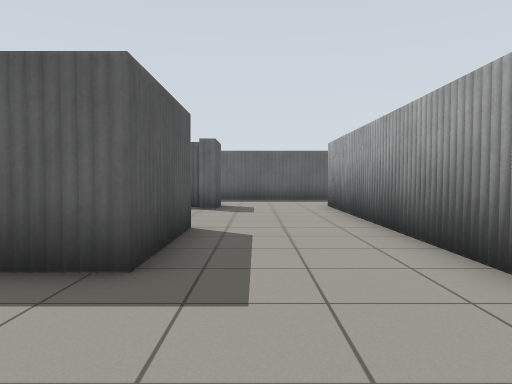
view 1 (above)

24 first-person views from a walk through a robot-simulator world made for Gazebo. The camera is 0.86 m above the floor, tilts 2° down and sees 70° across. The floor is counted in squares, 1 m on a side. Each view is taken from the middle of a square. On the plan, view 1 faces up. The plan holds only what a view shows up to about 12 squares ahead; the rest is blank.

view 2
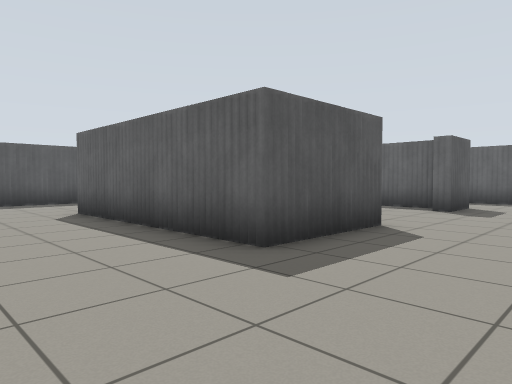

view 3
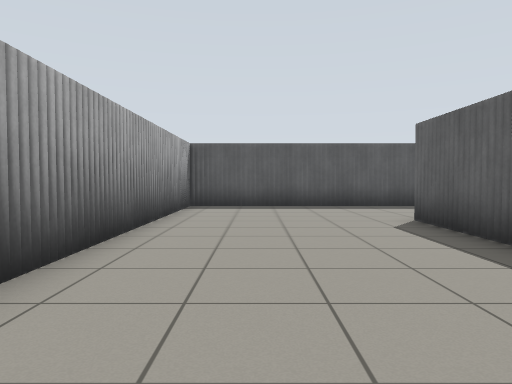

view 4
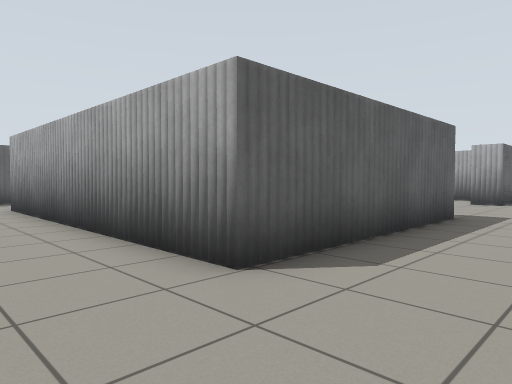

view 5
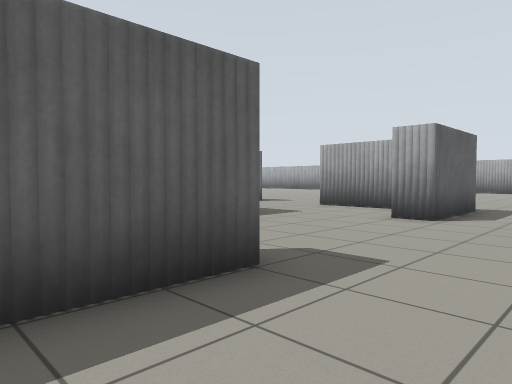

view 6
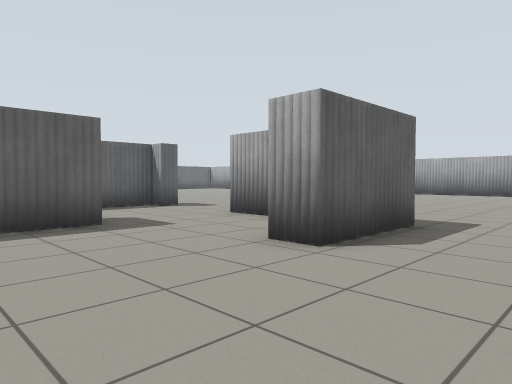

view 7
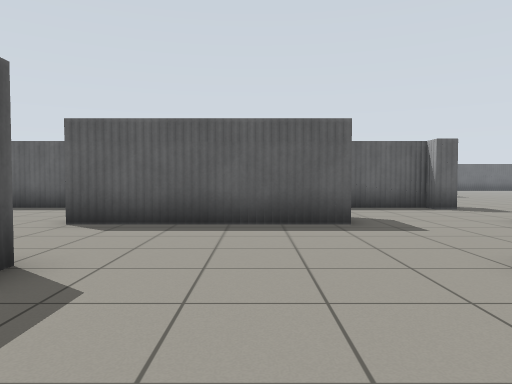

view 8
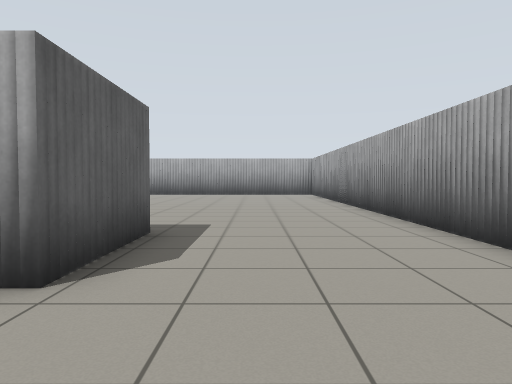

view 9
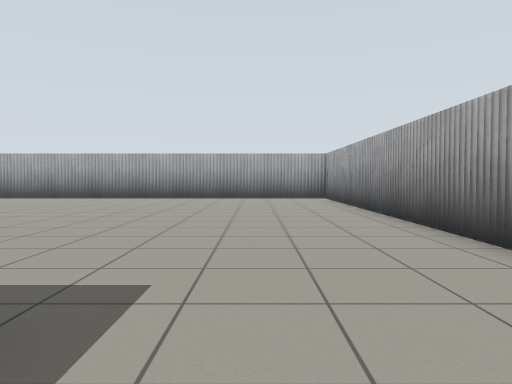

view 10
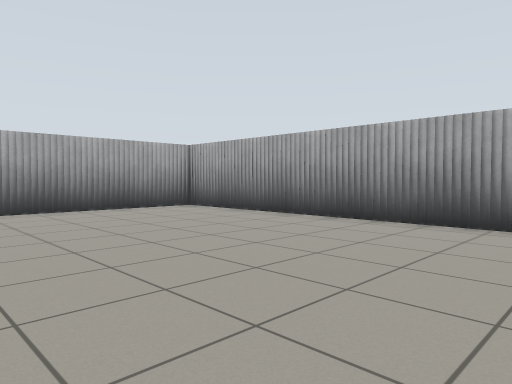

view 11
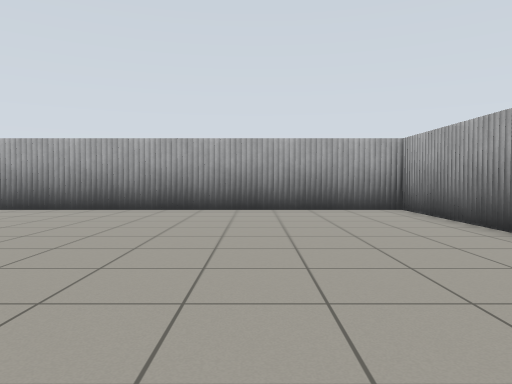

view 12
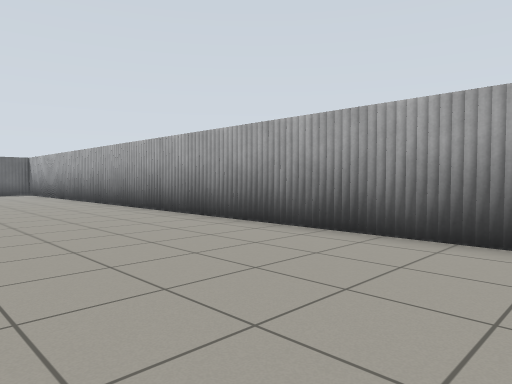

view 13
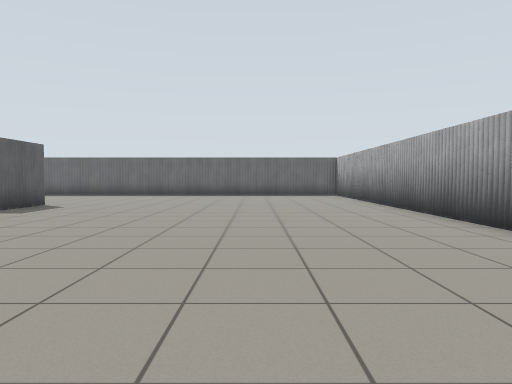

view 14
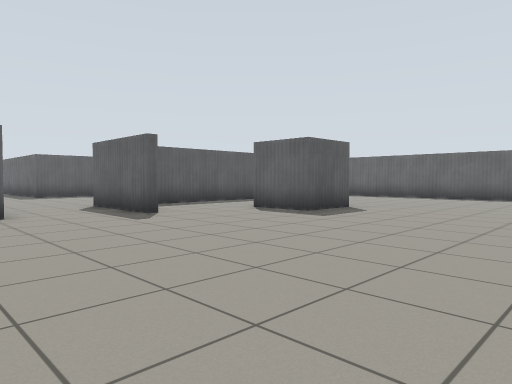

view 15
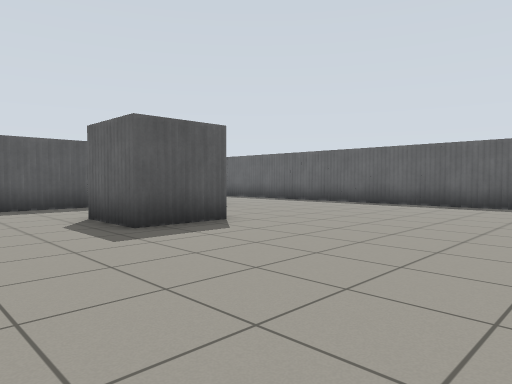

view 16
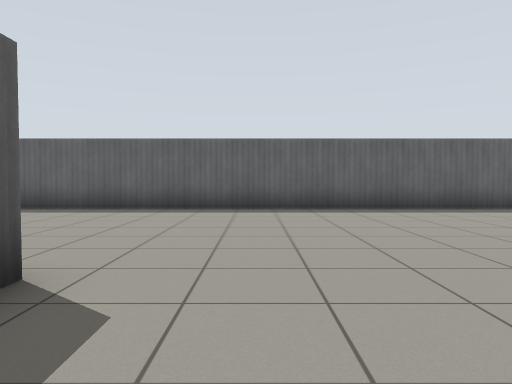

view 17
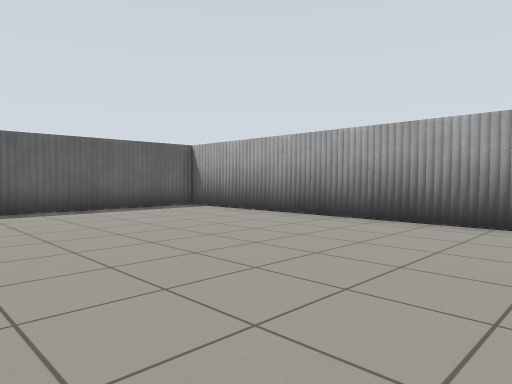

view 18
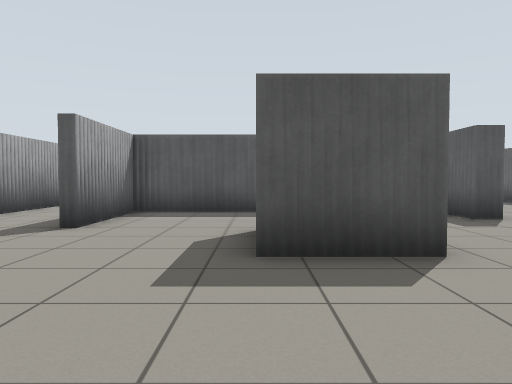

view 19
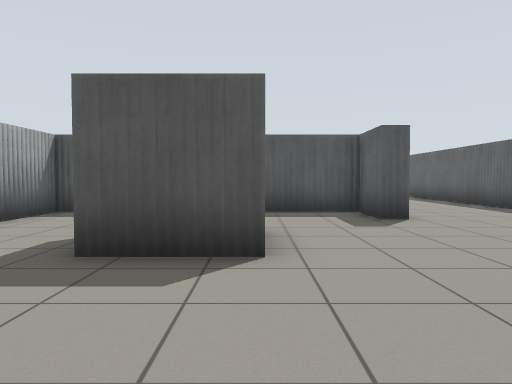

view 20
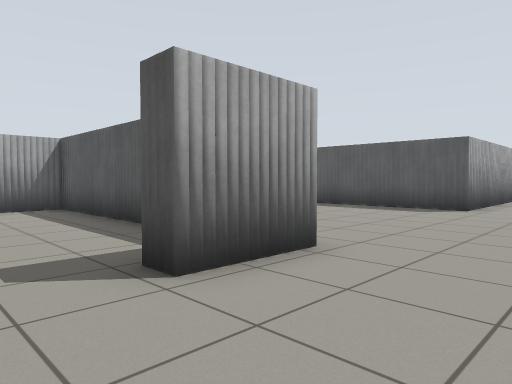

view 21
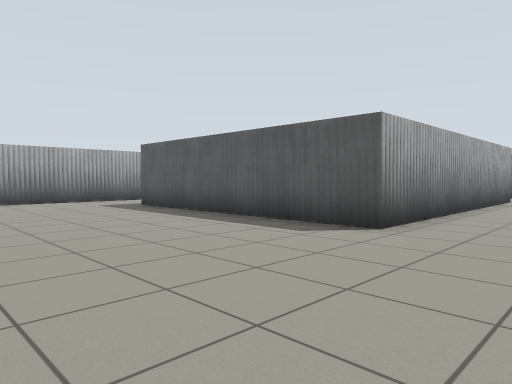

view 22
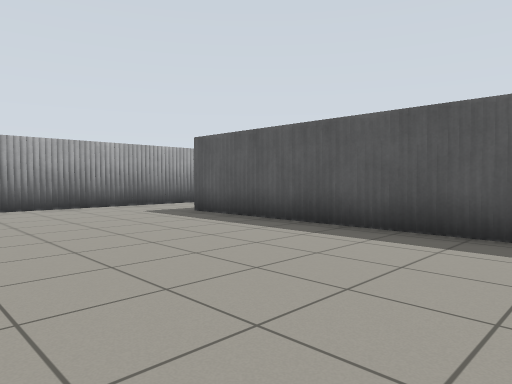

view 23
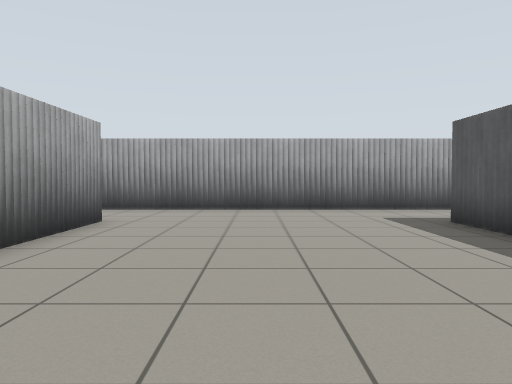

view 24
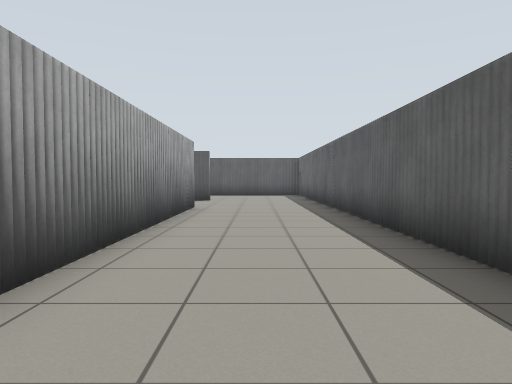

### Floor plan
Points are (right, up) in squares from view 1. A wall is a line through its corners. A room is listed if a view was taken in it or the views show most of it. See-through windows are left out.
Room 1 (views 1, 2, 3, 4, 5, 6, 7, 8, 9, 10, 11, 12, 13, 14, 15, 16, 17, 18, 19, 20, 21, 22, 23, 24)
walls: (5.4, 11.7) (15.4, 11.7); (5.4, 10.9) (3.6, 10.9); (12.9, 6.9) (7.4, 6.9); (16.3, 10.2) (16.3, 10.9) (13.9, 10.9); (16.8, 10.4) (16, 10.4); (17.6, 14.6) (14.1, 14.6) (14.1, 17.6); (16.3, 4.6) (16.3, 7.2); (8.6, 2.5) (2.3, 2.5) (2.3, 11.8); (14.1, 23.1) (16.2, 23.1); (-1.1, 12.1) (-1.1, 10.4) (-1.6, 10.4); (-1.6, 11.3) (-3.5, 11.3); (16.2, 23.4) (16.2, 22.7) (14.6, 22.7) (14.6, 14.9) (17.6, 14.9); (20, 20.1) (20, 18) (17.9, 18); (16.9, 2.5) (13.9, 2.5) (13.9, 3.6); (-1.1, 6.5) (-1.1, 3.3) (-7.6, 3.3); (13.6, 27.3) (12, 27.3); (4.8, 27.3) (-4.1, 27.3); (15.4, -2.1) (31.3, -2.1) (31.3, 26.8); (-3.2, 23.1) (7.1, 23.1) (7.1, 14.6); (-11.6, 5.1) (-11.6, -2.1) (-2.9, -2.1); (30.8, 27.3) (15.2, 27.3)

Where each view was taken, in squares from view 1:
view 1: 0 up, 0 right, facing up
view 2: 0 up, 2 right, facing up-left
view 3: 0 up, 0 right, facing left
view 4: 0 up, 0 right, facing up-right
view 5: 0 up, 6 right, facing up-right
view 6: 0 up, 10 right, facing up-right
view 7: 0 up, 11 right, facing up
view 8: 1 up, 11 right, facing right
view 9: 1 up, 15 right, facing right
view 10: 5 up, 21 right, facing down-right
view 11: 2 up, 21 right, facing right
view 12: 5 up, 26 right, facing up-right
view 13: 8 up, 27 right, facing up
view 14: 10 up, 26 right, facing up-left
view 15: 15 up, 26 right, facing up-left
view 16: 17 up, 22 right, facing up
view 17: 17 up, 24 right, facing up-right
view 18: 18 up, 24 right, facing left
view 19: 20 up, 24 right, facing left
view 20: 26 up, 18 right, facing down-left
view 21: 26 up, 13 right, facing down-left
view 22: 23 up, 13 right, facing down-left
view 23: 22 up, 11 right, facing down
view 24: 25 up, 8 right, facing left
